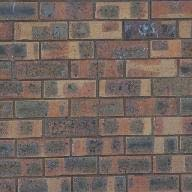
#> input picture MP2_Image_Quilting/src/samples/bricks_small.jpg, 192 x 192 px
$ jupyter execute --allow-errors CS445_Proj2_Starter.ipynb
#> lines starting #> are read from the running program, lines starting #| are printed output that depends on the picture; after the words box and inside, x2 and y2 are one past the last pixel; in counts of white or black regions, pixels touching at a corner belong together
### MP2_Image_Quilting/src/utils.py
import numpy as np


def cut(err_patch):
    """
    Compute the minimum path frm the left to right side of the patch

    :param err_patch: numpy.ndarray    cost of cutting through each pixel
    :return: numpy.ndarray             a 0-1 mask that indicates which pixels should be on either
    side of the cut
    """

    # create padding on top and bottom with very large cost
    padding = np.expand_dims(np.ones(err_patch.shape[1]).T * 1e10, 0)
    err_patch = np.concatenate((padding, err_patch, padding), axis=0)
    h, w = err_patch.shape
    path = np.zeros([h, w], dtype="int")
    cost = np.zeros([h, w])
    cost[:, 0] = err_patch[:, 0]
    cost[0, :] = err_patch[0, :]
    cost[cost.shape[0] - 1, :] = err_patch[err_patch.shape[0] - 1, :]

    # for each column, compute the cheapest connected path to the left
    # cost of path for each row from left upper/same/lower pixel
    for x in range(1, w):
        # cost of path for each row from left upper/same/lower pixel
        tmp = np.vstack(
            (cost[0 : h - 2, x - 1], cost[1 : h - 1, x - 1], cost[2:h, x - 1])
        )
        mi = tmp.argmin(axis=0)
        path[1 : h - 1, x] = (
            np.arange(1, h - 1, 1).T + mi
        )  # save the next step of the path
        cost[1 : h - 1, x] = (
            cost[path[1 : h - 1, x] - 1, x - 1] + err_patch[1 : h - 1, x]
        )

    path = path[1 : path.shape[0] - 1, :] - 1
    cost = cost[1 : cost.shape[0] - 1, :]

    # create the mask based on the best path
    mask = np.zeros(path.shape, dtype="int")
    best_path = np.zeros(path.shape[1], dtype="int")
    best_path[len(best_path) - 1] = np.argmin(cost[:, cost.shape[1] - 1]) + 1
    mask[0 : best_path[best_path.shape[0] - 1], mask.shape[1] - 1] = 1
    for x in range(best_path.size - 1, 0, -1):
        best_path[x - 1] = path[best_path[x] - 1, x]
        mask[: best_path[x - 1], x - 1] = 1
    mask ^= 1
    return mask

### MP2_Image_Quilting/src/CS445_Proj2_Starter.ipynb
# Programming Project #2: Image Quilting

## CS445: Computational Photography

[cell 1]
from pathlib import Path
import os
import random
import time

import cv2
import numpy as np
import matplotlib.pyplot as plt

import utils

# modify to where you store your project data including utils.py
datadir = Path("samples")

### Part I: Randomly Sampled Texture (10 pts)

[cell 2]
def quilt_random(sample: np.ndarray, out_size: int, patch_size: int) -> np.ndarray:
    """
    Randomly samples square patches of size patchsize from sample in order to create an output image
    of size outsize.

    :param sample: numpy.ndarray   The image you read from sample directory
    :param out_size: int            The width of the square output image
    :param patch_size: int          The width of the square sample patch
    :return: numpy.ndarray
    """
#> called with out_size = 200, patch_size = 15
    # Initialize the target image
    sample_width, sample_height, color_depth = sample.shape
#> sample_width = 192; sample_height = 192; color_depth = 3
    target = np.zeros((out_size, out_size, color_depth), dtype=np.uint8)
    tiles = (out_size // patch_size) * patch_size

    for i in range(0, tiles, patch_size):
        for j in range(0, tiles, patch_size):
            patch_i = random.randrange(sample_width - patch_size)
            patch_j = random.randrange(sample_height - patch_size)
            patch = sample[
                patch_i : patch_i + patch_size, patch_j : patch_j + patch_size
            ]
            target[i : i + patch_size, j : j + patch_size] = patch
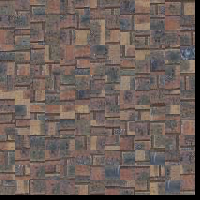
#> target: shape (200, 200, 3); mean R, G, B 108.8, 95.3, 89.5

    return target

[cell 3]
sample_img_fn = "samples/bricks_small.jpg"  # feel free to change
sample_img = cv2.cvtColor(cv2.imread(sample_img_fn), cv2.COLOR_BGR2RGB)
plt.imshow(sample_img)
plt.show()

out_size = 200  # change these parameters as needed
patch_size = 15
result = quilt_random(sample_img, out_size, patch_size)
if result is not None:
    plt.imshow(result)

### Part II: Overlapping Patches (30 pts)

[cell 4]
def ssd_patch(template: np.ndarray, mask: np.ndarray, sample: np.ndarray) -> np.ndarray:
    """
    ssd_patch performs template matching with the overlapping region, computing the cost of sampling
    each patch, based on the sum of squared differences (SSD) of the overlapping regions of the
    existing and sampled patch. I suggest using a masked template. The template is the patch in the
    current output image that is to be filled in (many pixel values will be 0 because they are not
    filled in yet). The mask has the same size as the patch template and has values of 1 in the
    overlapping region and values of 0 elsewhere. The SSD of the masked template with the input
    texture image can be computed efficiently using filtering operations. Suppose I have a template
    T, a mask M, and an image I: then, ssd_cost = ((M*T)**2).sum() - 2 * cv2.filter2D(I, ddepth=-1,
    kernel = M*T) + cv2.filter2D(I ** 2, ddepth=-1, kernel=M). You can compute SSD in this way for
    each channel and sum the costs over channels. Each pixel of the ssd_cost gives you the cost for
    sampling a patch centered around that pixel.
    """
    sample_height, sample_width, sample_channels = sample.shape

    # Broadcast the mask across channels
    mask = np.repeat(mask.astype(np.float32), sample_channels, axis=2)
    template = template.astype(np.float32)
    sample = sample.astype(np.float32)

    # Accumulate SSD over channels
    ssd_image = np.zeros((sample_height, sample_width))

    for channel_index in range(sample_channels):
        template_channel = template[:, :, channel_index]
        sample_channel = sample[:, :, channel_index]
        mask_channel = mask[:, :, channel_index]

        # sum((M * T)^2)
        masked_template_channel = mask_channel * template_channel
        constant_term = np.sum(masked_template_channel ** 2)

        # Cross term and sample-squared term
        cross_term = cv2.filter2D(
            src=sample_channel,
            ddepth=-1,
            kernel=masked_template_channel,
            borderType=cv2.BORDER_REFLECT,
        )
        sample_squared_term = cv2.filter2D(
            src=sample_channel ** 2,
            ddepth=-1,
            kernel=mask_channel,
            borderType=cv2.BORDER_REFLECT,
        )

        ssd_image += sample_squared_term - 2.0 * cross_term + constant_term

    # Poison scores on the border to prevent them from ever being selected
    border_size = template.shape[0] // 2
    ssd_image[:border_size] = 1e9
    ssd_image[-border_size:] = 1e9
    ssd_image[:, :border_size] = 1e9
    ssd_image[:, -border_size:] = 1e9

    return ssd_image

[cell 5]
def choose_sample(sample: np.ndarray, cost_image: np.ndarray, patch_size: int, tolerance: int) -> np.ndarray:
    """
    choose_sample should take as input a cost image (each pixel's value is the cost of selecting the
    patch centered at that pixel) and select a randomly sampled patch with low cost. It's
    recommended to sort the costs and choose of the tol smallest costs. So if tol=1, the lowest
    cost will always be chosen (this is a good way to debug but mainly copies the input texture). If
    tol=3, one of the three lowest cost patches will be chosen.
    """
    half_patch = patch_size // 2
    # This gets a list of the (flat) indices of the smallest pixels
    top_indices = cost_image.ravel().argpartition(tolerance - 1)[:tolerance]

    flat_index = random.choice(top_indices)
    # Row major order, so convert the single number into y, x coordinates
    y, x = np.unravel_index(flat_index, cost_image.shape)
    y -= half_patch
    x -= half_patch
    y = max(0, min(y, sample.shape[0] - patch_size))
    x = max(0, min(x, sample.shape[1] - patch_size))

    return sample[y:y+patch_size, x:x+patch_size]

[cell 6]
def quilt_simple(
    sample: np.ndarray, out_size: int, patch_size: int, overlap: int, tolerance: float
) -> np.ndarray:
    """
    Randomly samples square patches of size patchsize from sample in order to create an output image
    of size outsize.

    Feel free to add function parameters
    :param sample: numpy.ndarray
    :param out_size: int
    :param patch_size: int
    :param overlap: int
    :param tolerance: float
    :return: numpy.ndarray
    """
#> called with out_size = 300, patch_size = 25, overlap = 11, tolerance = 5
    sample_height, sample_width, color_depth = sample.shape
#> sample_height = 192; sample_width = 192; color_depth = 3
    target = np.zeros((out_size, out_size, color_depth))

    # Convert the sample to float
    sample = sample.copy() / 255.0
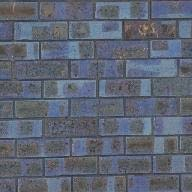
#> sample: shape (192, 192, 3) float64; mean of channels 0, 1, 2 0.452, 0.396, 0.372; drawn as B, G, R

    # Create our starter patch:
    patch_i = random.randrange(sample_height - patch_size)
#> patch_i = 66
    patch_j = random.randrange(sample_width - patch_size)
#> patch_j = 142
    patch = sample[
        patch_i : patch_i + patch_size, patch_j : patch_j + patch_size
    ]
    target[0 : patch_size, 0 : patch_size] = patch
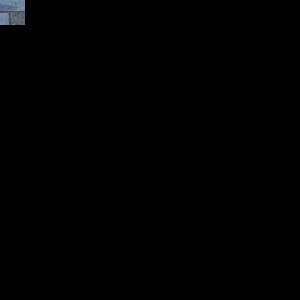
#> target: shape (300, 300, 3) float64; mean of channels 0, 1, 2 0.00362, 0.00314, 0.00273; drawn as B, G, R

    step_size = patch_size - overlap
    tiles = ((out_size - patch_size) // step_size) * step_size

    for i in range(0, tiles, step_size):
        for j in range(0, tiles, step_size):
            if i + j == 0:
                # First row, first column, skip as this is our default
                continue

            template = target[i: i+patch_size, j: j+patch_size]
            mask = np.zeros((patch_size, patch_size, 1), dtype=bool)
            if j != 0:
                # Only apply after the first column
                mask[:, :overlap] = True
            if i != 0:
                # Only apply after the first row
                mask[: overlap] = True

            cost_image = ssd_patch(template=template, mask=mask, sample=sample)
            sample_patch = choose_sample(
                sample=sample, cost_image=cost_image, patch_size=patch_size, tolerance=tolerance
            )

            # print(i, j, sample.shape)
            target[i: i+patch_size, j: j+patch_size] = sample_patch
#> this loop made 19 passes
#> pass 1, in ssd_patch, `mask = np.repeat(mask.astype(np.float32), sample_channels, axis=2)`:
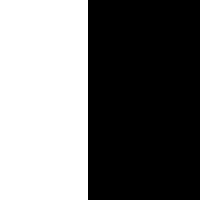
#> mask: shape (25, 25, 3) float32 (shown 8 times larger); values 0 (black) and 1 (white), 44% white; 1 white region, box (x1, y1, x2, y2) and area: (0, 0, 11, 25) 275
#> pass 1, in ssd_patch (call 2), `template = template.astype(np.float32)`:
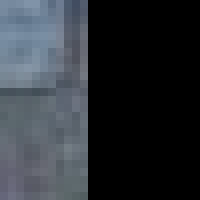
#> template: shape (25, 25, 3) float32 (shown 8 times larger); mean of channels 0, 1, 2 0.212, 0.19, 0.172; drawn as B, G, R
#> after the loop:
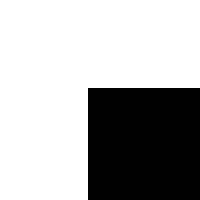
#> mask: shape (25, 25, 1) bool (shown 8 times larger); 68.6% white; 1 black region, box (x1, y1, x2, y2) and area: (11, 11, 25, 25) 196
#> after the loop:
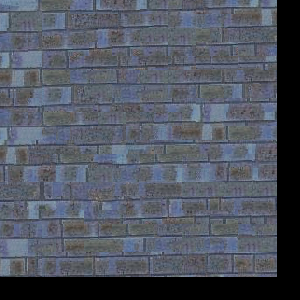
#> target: shape (300, 300, 3) float64; mean of channels 0, 1, 2 0.38, 0.335, 0.314; drawn as B, G, R

    return (target * 255).astype(np.uint8)

[cell 7]
sample_img_fn = "samples/bricks_small.jpg"
sample_img = cv2.cvtColor(cv2.imread(sample_img_fn), cv2.COLOR_BGR2RGB)
plt.imshow(sample_img)
plt.show()

out_size = 300  # change these parameters as needed
patch_size = 25
overlap = 11
tol = 5
result = quilt_simple(
    sample_img, out_size, patch_size, overlap, tol
)  # feel free to change parameters to get best results
if result is not None:
    plt.figure(figsize=(10, 10))
    plt.imshow(result)

### Part III: Seam Finding (20 pts)

[cell 8]
# optional or use cut(err_patch) directly
def customized_cut(
    template: np.ndarray,
    sample_patch: np.ndarray,
    overlap: int,
    use_left_overlap: bool,
    use_top_overlap: bool,
    *,
    debug: bool = False
) -> np.ndarray:
    """
    Seam-cut the overlapping regions between `template` and `sample_patch`.

    For each overlap:
    - Computes an error surface e = (B1 - B2)^2 over the overlap (from SIGGRAPH paper)
    - Uses utils.cut to get the minimal path

    Combines the cut masks and returns the masked combination of template & sample_path

    Returns the blended patch to write into the target image.
    """
    if template.shape != sample_patch.shape:
        raise ValueError("template and sample_patch must have the same shape.")

    patch_height, patch_width, channel_count = sample_patch.shape
    composite_mask = np.ones((patch_height, patch_width), dtype=bool)

    if use_left_overlap:
        # Vertical overlap (left strip of the patch)
        vertical_error = np.sum(
            (template[:, :overlap, :] - sample_patch[:, :overlap, :]) ** 2, axis=2
        )
        # Transpose so we are still cutting left to right
        vertical_cut_overlap_mask = utils.cut(vertical_error.T).astype(bool).T

        # Place into full-size mask.
        composite_mask[:, :overlap] = vertical_cut_overlap_mask

    if use_top_overlap:
        # Horizontal overlap (top strip of the patch)
        horizontal_error = np.sum(
            (template[:overlap, :, :] - sample_patch[:overlap, :, :]) ** 2, axis=2
        )
        horizontal_cut_overlap_mask = utils.cut(horizontal_error).astype(bool)

        # Logical and to combine overlap masks
        composite_mask[:overlap, :] = (
            composite_mask[:overlap, :] & horizontal_cut_overlap_mask
        )

    # Blend using the composite mask
    blended_patch = np.where(composite_mask[..., None], sample_patch, template)

    if not debug:
        return blended_patch

    ## Debug code for displaying intermediate steps ##
    # Overlaps
    if use_left_overlap:
        plt.figure(figsize=(10, 3))
        plt.suptitle("Vertical overlap (left strip)")
        plt.subplot(1, 3, 1)
        plt.title("Template left overlap")
        plt.imshow(np.clip(template[:, :overlap, :], 0.0, 1.0))
        plt.axis("off")
        plt.subplot(1, 3, 2)
        plt.title("Sample left overlap")
        plt.imshow(np.clip(sample_patch[:, :overlap, :], 0.0, 1.0))
        plt.axis("off")
        plt.subplot(1, 3, 3)
        plt.title("Vertical error (SSD)")
        plt.imshow(vertical_error, cmap="magma")
        plt.axis("off")
        plt.show()

    if use_top_overlap:
        plt.figure(figsize=(10, 3))
        plt.suptitle("Horizontal overlap (top strip)")
        plt.subplot(1, 3, 1)
        plt.title("Template top overlap")
        plt.imshow(np.clip(template[:overlap, :, :], 0.0, 1.0))
        plt.axis("off")
        plt.subplot(1, 3, 2)
        plt.title("Sample top overlap")
        plt.imshow(np.clip(sample_patch[:overlap, :, :], 0.0, 1.0))
        plt.axis("off")
        plt.subplot(1, 3, 3)
        plt.title("Horizontal error (SSD)")
        plt.imshow(horizontal_error, cmap="magma")
        plt.axis("off")
        plt.show()

    # Masks
    plt.figure(figsize=(12, 3))
    plt.suptitle("Seam masks")
    plt.subplot(1, 3, 1)
    plt.title("Horizontal mask (top)")
    if horizontal_cut_overlap_mask is None:
        plt.imshow(np.zeros((max(1, overlap), patch_width), dtype=float), cmap="gray")
    else:
        plt.imshow(horizontal_cut_overlap_mask.astype(float), cmap="gray")
    plt.axis("off")

    plt.subplot(1, 3, 2)
    plt.title("Vertical mask (left)")
    if vertical_cut_overlap_mask is None:
        plt.imshow(np.zeros((patch_height, max(1, overlap)), dtype=float), cmap="gray")
    else:
        plt.imshow(vertical_cut_overlap_mask.astype(float), cmap="gray")
    plt.axis("off")

    plt.subplot(1, 3, 3)
    plt.title("Combination mask")
    plt.imshow(composite_mask.astype(float), cmap="gray")
    plt.axis("off")
    plt.show()

    return blended_patch

[cell 9]
def quilt_cut(
    sample: np.ndarray, out_size: int, patch_size: int, overlap: int, tolerance: float
) -> np.ndarray:
    """
    Samples square patches of size patchsize from sample using seam finding in order to create an
    output image of size outsize.
    Feel free to add function parameters
    :param sample: numpy.ndarray
    :param out_size: int
    :param patch_size: int
    :param overlap: int
    :param tol: float
    :return: numpy.ndarray
    """
#> called with out_size = 300, patch_size = 25, overlap = 11, tolerance = 5
    sample_height, sample_width, color_depth = sample.shape
    target = np.zeros((out_size, out_size, color_depth))

    # Convert the sample to float
    sample = sample.copy() / 255.0

    # Create our starter patch:
    patch_i = random.randrange(sample_height - patch_size)
    patch_j = random.randrange(sample_width - patch_size)
    patch = sample[
        patch_i : patch_i + patch_size, patch_j : patch_j + patch_size
    ]
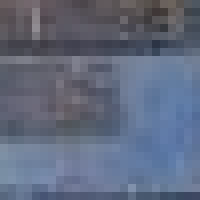
#> patch: shape (25, 25, 3) float64 (shown 8 times larger); mean of channels 0, 1, 2 0.495, 0.413, 0.377; drawn as B, G, R
    target[0 : patch_size, 0 : patch_size] = patch

    step_size = patch_size - overlap
    tiles = ((out_size - patch_size) // step_size) * step_size

    for i in range(0, tiles, step_size):
        for j in range(0, tiles, step_size):
            if i + j == 0:
                # First row, first column, skip as this is our default
                continue

            template = target[i: i+patch_size, j: j+patch_size]
            mask = np.zeros((patch_size, patch_size, 1), dtype=bool)
            if j != 0:
                # Only apply after the first column
                mask[:, :overlap] = True
            if i != 0:
                # Only apply after the first row
                mask[: overlap] = True

            cost_image = ssd_patch(template=template, mask=mask, sample=sample)
            sample_patch = choose_sample(
                sample=sample, cost_image=cost_image, patch_size=patch_size, tolerance=tolerance
            )

            # Cut and blend the samples
            blended_patch: np.ndarray = customized_cut(
                template=template,
                sample_patch=sample_patch,
                overlap=overlap,
                use_left_overlap=(j != 0),
                use_top_overlap=(i != 0),
            )

            # print(i, j, sample.shape)
            target[i: i+patch_size, j: j+patch_size] = blended_patch
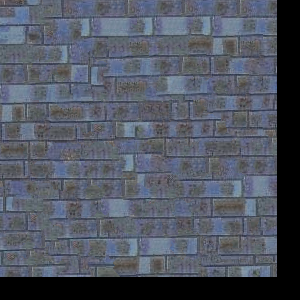
#> target: shape (300, 300, 3) float64; mean of channels 0, 1, 2 0.386, 0.338, 0.317; drawn as B, G, R

    # For the very last patch, re-do the cutting with debug = True so we can see evidence of the cut
    blended_patch: np.ndarray = customized_cut(
        template=template,
        sample_patch=sample_patch,
        overlap=overlap,
        use_left_overlap=(j != 0),
        use_top_overlap=(i != 0),
        debug=True,
    )
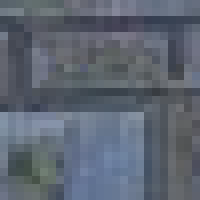
#> blended_patch: shape (25, 25, 3) float64 (shown 8 times larger); mean of channels 0, 1, 2 0.447, 0.398, 0.366; drawn as B, G, R

    return (target * 255).astype(np.uint8)
